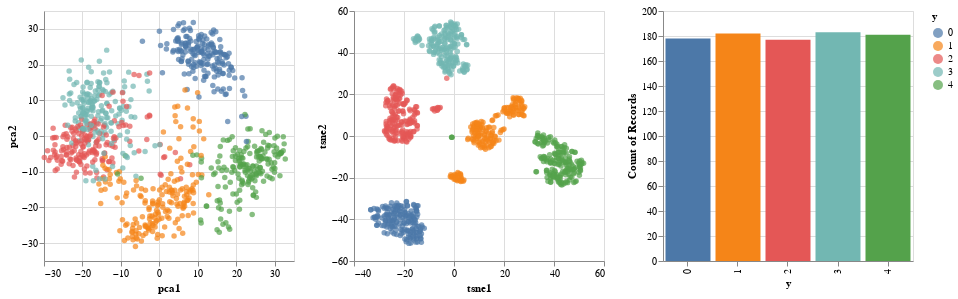

Here is the notebook cell this chart was saved with:
### Code cell
X_dig, y_dig = load_digits(n_class=5, return_X_y=True)
plot_multidimensional(X_dig, y_dig)

### Figure 1 — Vega-Lite specification as saved in the notebook (floating-point values rounded to 4 significant figures; data arrays with more than 128 entries replaced by an {"elided": "..."} marker saying what was removed)
{"config": {"view": {"continuousWidth": 400, "continuousHeight": 300}}, "hconcat": [{"mark": "circle", "encoding": {"color": {"condition": {"type": "nominal", "field": "y", "selection": "selector002"}, "value": "lightgray"}, "x": {"type": "quantitative", "field": "pca1"}, "y": {"type": "quantitative", "field": "pca2"}}, "height": 250, "selection": {"selector002": {"type": "interval", "resolve": "global"}}, "width": 250}, {"mark": "circle", "encoding": {"color": {"condition": {"type": "nominal", "field": "y", "selection": "selector002"}, "value": "lightgray"}, "x": {"type": "quantitative", "field": "tsne1"}, "y": {"type": "quantitative", "field": "tsne2"}}, "height": 250, "selection": {"selector002": {"type": "interval", "resolve": "global"}}, "width": 250}, {"mark": "bar", "encoding": {"color": {"type": "nominal", "field": "y"}, "x": {"type": "nominal", "field": "y"}, "y": {"type": "quantitative", "aggregate": "count", "field": "y"}}, "height": 250, "transform": [{"filter": {"selection": "selector002"}}], "width": 250}], "data": {"name": "data-27da41a36b28b9976d2fe9d31c5ed6ad"}, "$schema": "https://vega.github.io/schema/vega-lite/v4.0.0.json", "datasets": {"data-27da41a36b28b9976d2fe9d31c5ed6ad": {"elided": "901 records"}}}
